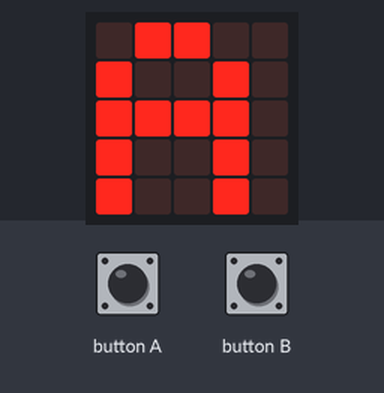
Simulated run of this program. Board: BBC micro:bit (MakeCode). Parts: the board's 5×5 LED display. The inputs (shaded band) are chosen by the test bench. Random numbers come from a fixed seed.

Above: at 0.1 s.
2.1 s: button A pressed for 0.15 s
At 2.7 s:
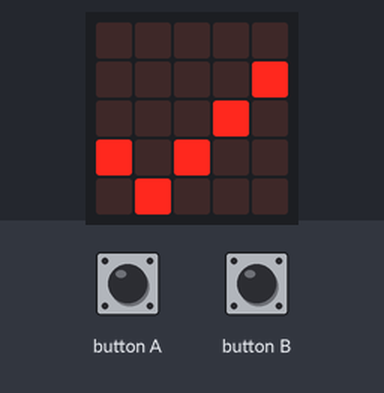
At 4.1 s:
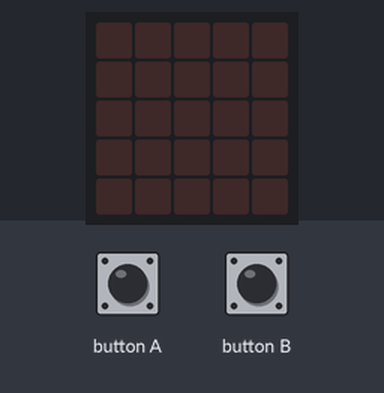
4.3 s: button B pressed for 0.15 s
At 5.3 s:
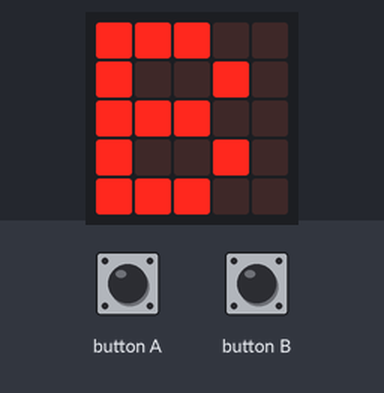
Timing chart, 0 to 7.3 s (numbered marks = the images above; inputs shaded):
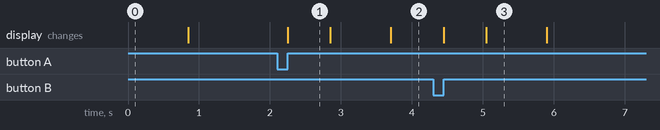

Measured:
- after the input at 2.1 s, the display: changes after 0.15 s (image 1)
- after the input at 4.3 s, the display: first changes after 0.15 s (image 3 shows a later state)
- what the display in image 1 shows lasts 0.6 s, from 2.3 s to 2.9 s
- what the display in image 3 shows lasts 0.8 s, from 5.1 s to 5.9 s

The program:

A_lub_B.py
```python
def on_button_pressed_a():
    global Kliknięte, Kliknąć
    Kliknięte = 1
    if Kliknąć == Kliknięte:
        basic.show_icon(IconNames.YES)
    else:
        basic.show_icon(IconNames.NO)
    Kliknąć = randint(1, 2)
    if Kliknąć == 1:
        basic.show_string("A")
        basic.pause(100)
        basic.clear_screen()
    else:
        basic.show_string("B")
        basic.pause(100)
        basic.clear_screen()
input.on_button_pressed(Button.A, on_button_pressed_a)

def on_button_pressed_b():
    global Kliknięte, Kliknąć
    Kliknięte = 2
    if Kliknąć == Kliknięte:
        basic.show_icon(IconNames.YES)
    else:
        basic.show_icon(IconNames.NO)
    Kliknąć = randint(1, 2)
    if Kliknąć == 1:
        basic.show_string("A")
        basic.pause(100)
        basic.clear_screen()
    else:
        basic.show_string("B")
        basic.pause(100)
        basic.clear_screen()
input.on_button_pressed(Button.B, on_button_pressed_b)

Kliknięte = 0
Kliknąć = 0
Kliknąć = randint(1, 2)
if Kliknąć == 1:
    basic.show_string("A")
    basic.pause(100)
    basic.clear_screen()
else:
    basic.show_string("B")
    basic.pause(100)
    basic.clear_screen()
```
